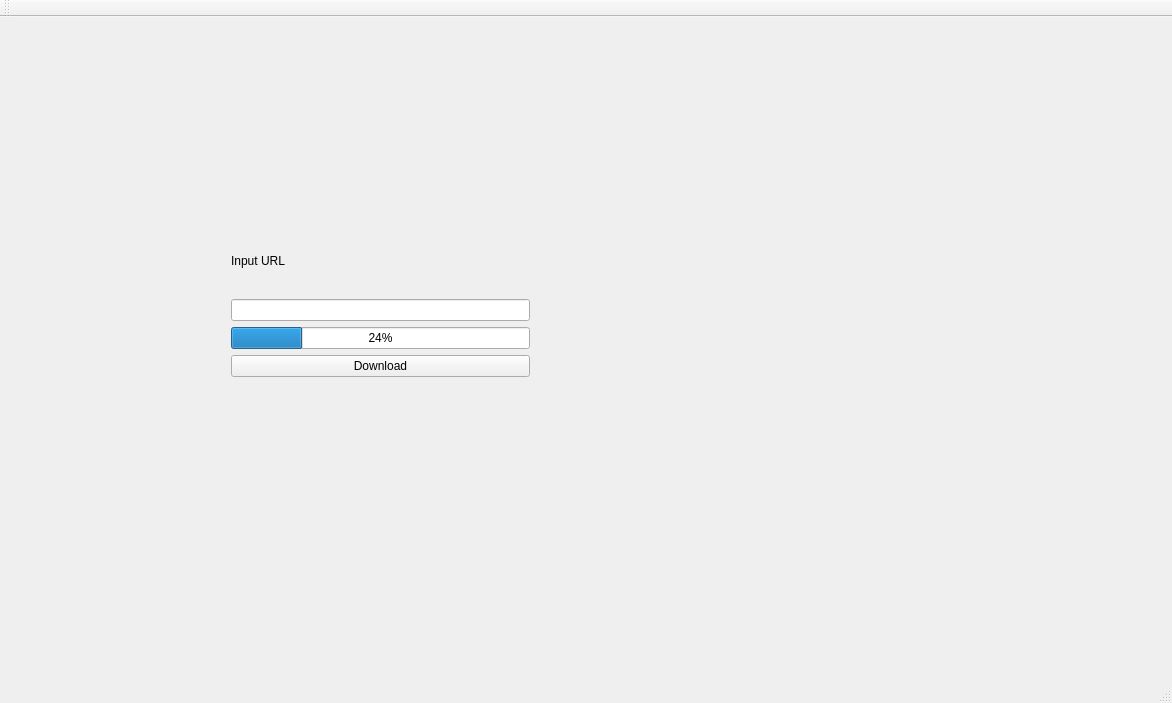
<?xml version="1.0" encoding="UTF-8"?>
<ui version="4.0">
 <class>MainWindow</class>
 <widget class="QMainWindow" name="MainWindow">
  <property name="geometry">
   <rect>
    <x>0</x>
    <y>0</y>
    <width>1172</width>
    <height>703</height>
   </rect>
  </property>
  <property name="windowTitle">
   <string>MainWindow</string>
  </property>
  <widget class="QWidget" name="centralWidget">
   <widget class="QWidget" name="">
    <property name="geometry">
     <rect>
      <x>220</x>
      <y>200</y>
      <width>321</width>
      <height>171</height>
     </rect>
    </property>
    <layout class="QVBoxLayout" name="verticalLayout">
     <item>
      <widget class="QLabel" name="label">
       <property name="text">
        <string>Input URL</string>
       </property>
      </widget>
     </item>
     <item>
      <widget class="QLineEdit" name="lineEdit"/>
     </item>
     <item>
      <widget class="QProgressBar" name="progressBar">
       <property name="value">
        <number>24</number>
       </property>
      </widget>
     </item>
     <item>
      <widget class="QPushButton" name="pushButton">
       <property name="text">
        <string>Download</string>
       </property>
      </widget>
     </item>
    </layout>
   </widget>
  </widget>
  <widget class="QMenuBar" name="menuBar">
   <property name="geometry">
    <rect>
     <x>0</x>
     <y>0</y>
     <width>1172</width>
     <height>30</height>
    </rect>
   </property>
  </widget>
  <widget class="QToolBar" name="mainToolBar">
   <attribute name="toolBarArea">
    <enum>TopToolBarArea</enum>
   </attribute>
   <attribute name="toolBarBreak">
    <bool>false</bool>
   </attribute>
  </widget>
  <widget class="QStatusBar" name="statusBar"/>
 </widget>
 <layoutdefault spacing="6" margin="11"/>
 <resources/>
 <connections/>
</ui>
